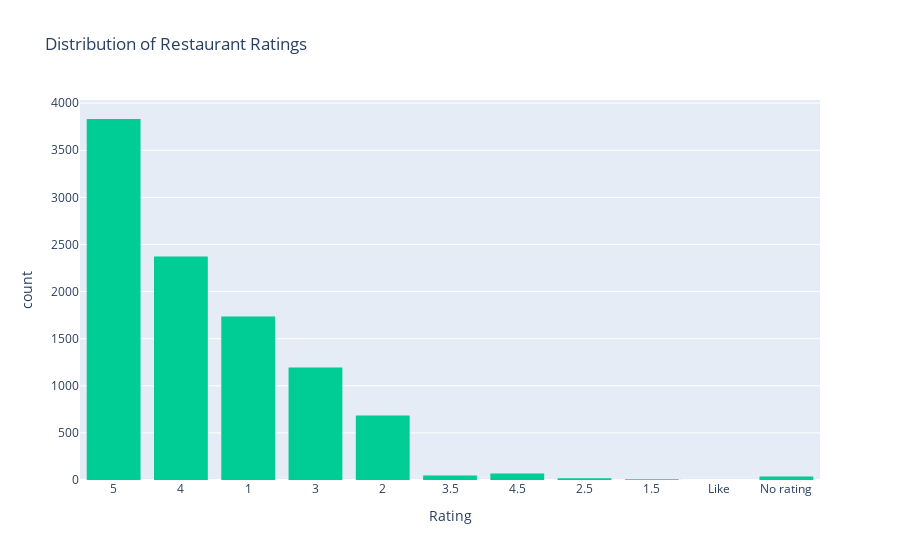

Notebook code cell kept with this figure:
### Markdown cell above
Restaurant Ratings Distribution

### Code cell
fig = px.histogram(df, x='Rating', nbins=20,
                   title='Distribution of Restaurant Ratings',
                   color_discrete_sequence=['#00cc96'])
fig.show()

### Figure 1 — Plotly figure (JSON) as saved in the notebook; plotly's stock layout.template omitted (floating-point values rounded to 4 significant figures; data arrays with more than 128 entries replaced by an {"elided": "..."} marker saying what was removed)
{"data": [{"alignmentgroup": "True", "bingroup": "x", "hovertemplate": "Rating=%{x}<br>count=%{y}<extra></extra>", "legendgroup": "", "marker": {"color": "#00cc96", "pattern": {"shape": ""}}, "name": "", "nbinsx": 20, "offsetgroup": "", "orientation": "v", "showlegend": false, "type": "histogram", "x": {"elided": "10000 str values"}, "xaxis": "x", "yaxis": "y"}], "layout": {"barmode": "relative", "legend": {"tracegroupgap": 0}, "title": {"text": "Distribution of Restaurant Ratings"}, "xaxis": {"anchor": "y", "domain": [0, 1], "title": {"text": "Rating"}}, "yaxis": {"anchor": "x", "domain": [0, 1], "title": {"text": "count"}}}}
